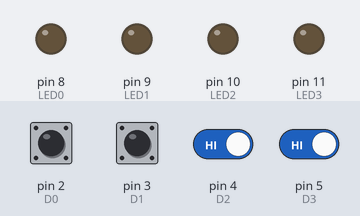
Simulated run of this sketch. Board: Arduino Uno, built with avr-gcc and run on an emulated ATmega328P. On the bench: output pins drawn as LEDs (lit = HIGH). The test bench sets the inputs (shaded band); at power-on: pin 2 (D0), pin 3 (D1), pin 4 (D2), pin 5 (D3) HIGH.

Above: at 1.2 s.
1.3 s: pin 2 (D0) driven LOW
At 1.8 s:
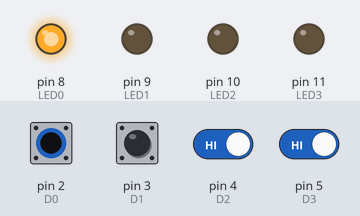
2.8 s: pin 3 (D1) driven LOW
At 4.0 s:
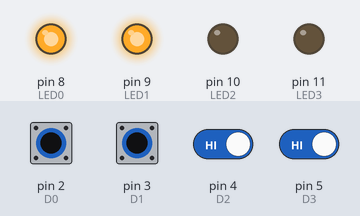
4.3 s: pin 4 (D2) driven LOW
At 5.3 s:
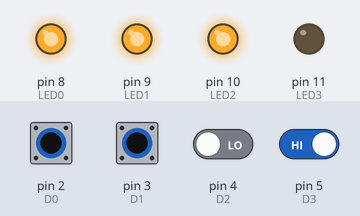
5.8 s: pin 5 (D3) driven LOW
At 6.4 s:
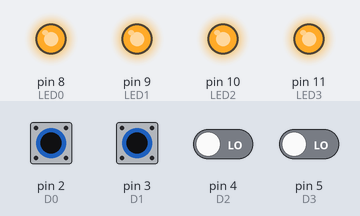
7.3 s: pin 2 (D0) pulsed HIGH 5 times (0.12 s each, 0.3 s apart)
At 9.3 s:
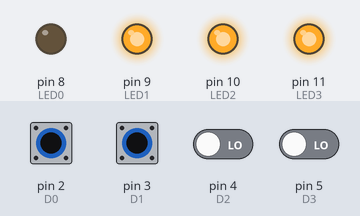
10.3 s: pin 3 (D1) pulsed HIGH 2 times (0.12 s each, 0.3 s apart)
At 10.57 s:
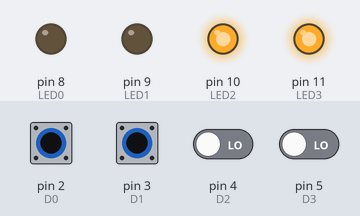
Timing chart, 0 to 13.3 s (numbered marks = the images above; inputs shaded):
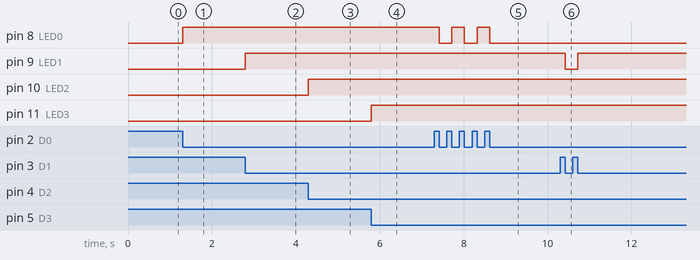

Measured:
- after the input at 1.3 s, pin 8 (LED0): LOW → HIGH at once
- after the input at 2.8 s, pin 9 (LED1): LOW → HIGH at once
- after the input at 4.3 s, pin 10 (LED2): LOW → HIGH at once
- after the input at 5.8 s, pin 11 (LED3): LOW → HIGH at once
- after the input at 7.3 s, pin 8 (LED0): alternates HIGH for 0.30 s and LOW for 0.30 s, 5 changes in all, then stays LOW, starting after 0.12 s
- after the input at 10.3 s, pin 9 (LED1): HIGH → LOW after 0.12 s, → HIGH 0.30 s later

The sketch:

experiment_1_radio_control.ino
```cpp
// (licence header left out)
//Setup inputs
const int D0 = 2;
const int D1 = 3;
const int D2 = 4;
const int D3 = 5;

//setup LEDs
const int LED0 = 8;
const int LED1 = 9;
const int LED2 = 10;
const int LED3 = 11;

// setup states to toggle LEDs on radio inputs
int led0State = LOW; // the current state of LED0
int lastD0State; // previous state of D0 input
int currentD0State; // current state of D0 input

int led1State = LOW; // the current state of LED1
int lastD1State; // previous state of D1 input
int currentD1State; // current state of D1 input

int led2State = LOW; // the current state of LED2
int lastD2State; // previous state of D2 input
int currentD2State; // current state of D2 input

int led3State = LOW; // the current state of LED3
int lastD3State; // previous state of D3 input
int currentD3State; // current state of D3 input

void setup() {
  pinMode (D0, INPUT);
  pinMode (D1, INPUT);
  pinMode (D2, INPUT);
  pinMode (D3, INPUT);

  pinMode (LED0, OUTPUT);
  pinMode (LED1, OUTPUT);
  pinMode (LED2, OUTPUT);
  pinMode (LED3, OUTPUT);

  currentD0State = digitalRead(D0);
  currentD1State = digitalRead(D1);
  currentD2State = digitalRead(D2);
  currentD3State = digitalRead(D3);
}

void loop() {
  //read D0 state and toggle LED0 on state change
  lastD0State    = currentD0State; // save the last state
  currentD0State = digitalRead(D0); // read new state

  if (lastD0State == HIGH && currentD0State == LOW) {

    // toggle state of LED0
    led0State = !led0State;

    // control LED0 according to the toggled state
    digitalWrite(LED0, led0State);
  }

  //read D1 state and toggle LED1 on state change
  lastD1State    = currentD1State; // save the last state
  currentD1State = digitalRead(D1); // read new state

  if (lastD1State == HIGH && currentD1State == LOW) {

    // toggle state of LED1
    led1State = !led1State;

    // control LED1 according to the toggled state
    digitalWrite(LED1, led1State);
  }

  //read D2 state and toggle LED2 on state change
  lastD2State    = currentD2State; // save the last state
  currentD2State = digitalRead(D2); // read new state

  if (lastD2State == HIGH && currentD2State == LOW) {

    // toggle state of LED2
    led2State = !led2State;

    // control LED2 according to the toggled state
    digitalWrite(LED2, led2State);
  }

  //read D3 state and toggle LED3 on state change
  lastD3State    = currentD3State; // save the last state
  currentD3State = digitalRead(D3); // read new state

  if (lastD3State == HIGH && currentD3State == LOW) {

    // toggle state of LED3
    led3State = !led3State;

    // control LED3 according to the toggled state
    digitalWrite(LED3, led3State);
  }
}
```
